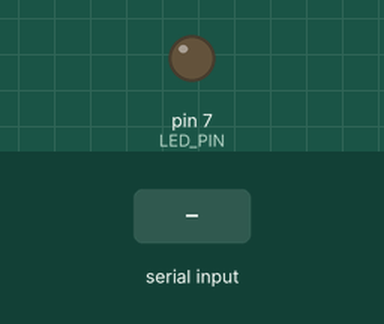
Recording of a sketch running on a simulated Arduino Uno, built with avr-gcc and run on an emulated ATmega328P. Shown: output pins drawn as LEDs (lit = HIGH). The test bench sets the inputs (shaded band). What the sketch prints to the serial monitor is not drawn.

Above: at 0.8 s.
0.9 s: "90,45\n" received over Serial
At 2.06 s:
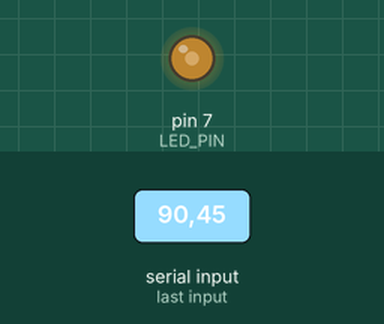
Timing chart, 0 to 9.9 s (numbered marks = the images above; inputs shaded):
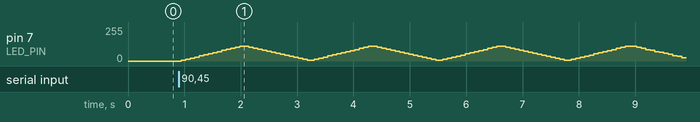

The sketch:

06C17.ino
```cpp
const int LED_PIN = 7;
int PWM_period = 0;
long high_time = 0;
long low_time = 0;

void set_period(int period) {
  PWM_period = period;
}

void set_duty(int duty) {
  high_time = (long)PWM_period * duty / 100;
  low_time = PWM_period - high_time;
}

void PWM() {
  digitalWrite(LED_PIN, HIGH);
  delayMicroseconds(high_time);
  digitalWrite(LED_PIN, LOW);
  delayMicroseconds(low_time);
}

void setup() {
  pinMode(LED_PIN, OUTPUT);
  digitalWrite(LED_PIN, LOW);
  Serial.begin(9600);

  Serial.println("주기를 입력하세요. (100 ~ 10000)(unit: us): ");
  while(Serial.available() == 0) {}
  set_period(Serial.parseInt());

  Serial.print("주기가 ");
  Serial.print(PWM_period);
  Serial.print(" us 로 설정되었습니다.\n");

}

void loop() {
  long repeat_count = 500000 / PWM_period;
  int PWM_duty = 0;
  for(long i=0; i < repeat_count; i++) {
    PWM_duty = (int)((i*100.0) / repeat_count + 0.5);
    set_duty(PWM_duty);
    PWM();
  }
  for(long i = 0; i < repeat_count; i++) {
    PWM_duty = (int)(100 - ((i*100.0) / repeat_count - 0.5));
    set_duty(PWM_duty);
    PWM();
  }
}
```
